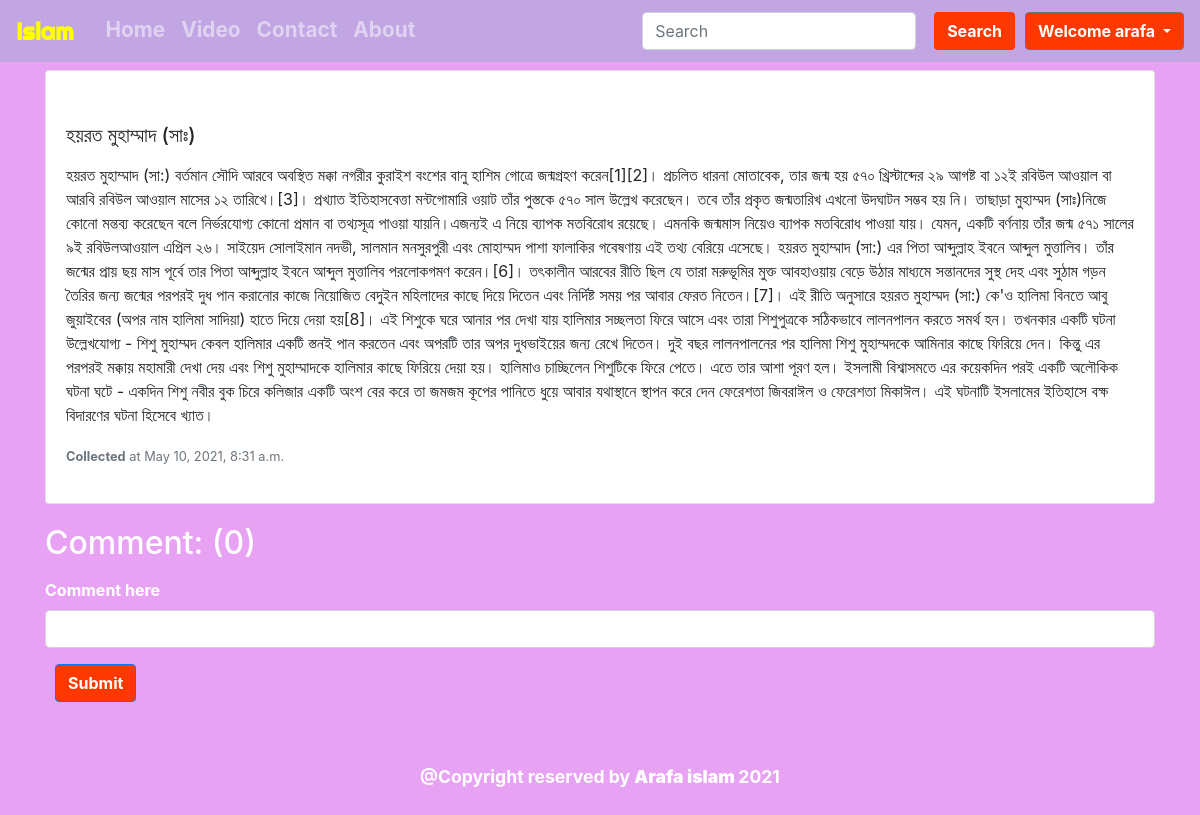
/myapp/post (signed in), run on the app's committed database.
### myapp/models.py (models this page shows, shortened)
class Post(models.Model):
    sno = models.AutoField(primary_key=True)
    title = models.CharField(max_length=300)
    slug = AutoSlugField(populate_from='title', unique_with='sno')
    content = models.TextField()
    author = models.CharField(max_length=25)
    timestamp = models.DateTimeField(default=now,blank=True)

### myapp/views.py (the view)
# urls.py: path('<str:slug>',views.homeviews,name='homeviews')
def homeviews(request,slug):
    post = Post.objects.filter(slug=slug).first()
    comments =BlogComment.objects.filter(post=post)
    context = {"post":post,"comments":comments,"user":request.user}
    return render(request, "homeviews.html",context)

### templates/homeviews.html (shortened to what this page needs)
{% extends 'base.html' %}
{% block body %}
<div class="container  my-1">
    <div class="row">
        <div class="col-sm-12 mt-1 mb-1">
            <div class="card">
                <div class="card-body my-3">
                    <h5 class="card-title my-3">{{post.title}}</h5>
                    <p class="card-text">
                     {{post.content}}
                    </p>
                    <p class="card-text"><small class="text-muted"><b> {{post.author}}</b> at {{post.timestamp}}</small>
                    </p>
                </div>
            </div>
        </div>
    </div>
</div>
{% if user.is_authenticated %}
<div class="container">
<h2 class="mt-3 text-white">Comment: ({{comments.count}})</h2>
<form method="POST" action="/myapp/homeComment">
  <div class="mt-3 text-white font-weight-bold">
    <label for="exampleFormControlTextarea1 ">Comment here</label>
    <input type="text" name="comment" class="form-control"  >
  </div>
<button type="submit" class="btn btn-primary mt-3 mb-3">Submit</button>
</form>
</div>
{% else %}
<div class="container text-white my-4">
<h4>Please login to comment</h4>
</div>
{% endif %}
{% endblock body %}

### templates/base.html (shortened to what this page needs)
<!doctype html>
<html lang="en">
<head>
  <link rel="stylesheet" type="text/css" href="your_website_domain/css_root/flaticon.css">
  <link rel="stylesheet" href="https://cdn.jsdelivr.net/npm/bootstrap@4.5.3/dist/css/bootstrap.min.css"
>
</head>
<body>
  <nav class="navbar sticky-top  navbar-expand-lg navbar-dark py-1">
    <a class="navbar-brand" href="/myapp">Islam</a>
    <div class="collapse ml-2 navbar-collapse" id="navbarSupportedContent">
      <ul class="navbar-nav mr-auto">
        <li class="nav-item {% block homeactive %}{% endblock homeactive %}">
          <a src="/fonts/Dhkblog.jpg" class="nav-link" href="/myapp">Home </a>
        </li>
        <li class="nav-item {% block videoactive %}{% endblock videoactive %}">
          <a class="nav-link" href="video">Video</a>
        </li>
        <li class="nav-item {% block contactactive %}{% endblock contactactive %} ">
          <a class="nav-link" href="contact">Contact</a>
        </li>
        <li class="nav-item {% block aboutactive %}{% endblock aboutactive %}">
          <a class="nav-link" href="about">About</a>
        </li>
      </ul>
      <form class="form-inline">
        <input class="form-control mr-sm-2" type="search" placeholder="Search" aria-label="Search">
        <button class="btn my-2" type="submit">Search</button>
      </form>
      {% if user.is_authenticated %}
      <div class="dropdown">
        <button class="btn btn-secondary dropdown-toggle" type="button" id="dropdownMenuButton" data-toggle="dropdown"
          aria-haspopup="true" aria-expanded="false">
          Welcome {{request.user}}
        </button>
      </div>
      {% endif %}
    </div>
  </nav>
  {% block body %}
  {% endblock body %}
<footer><h6 class="text-center font-weight-bolder text-white m-5">@Copyright reserved by <b class="text" > Arafa islam </b>2021</h6></footer>
</body>
</html>

### templates/base.html (style rules this page uses)
body { background-color: #c309e460; }
.navbar-brand { font-family: 'Righteous', cursive; font-weight: 600!important; }
.btn { background-color: #FF3800; color: white; margin-left: 10px; font-weight: bold; }
.nav-link { font-weight: bold; font-size: 1.3rem; }
.nav-link::after { content: ''; display: block; width: 0; background-color: yellow; height: 3px; transition: width .3s; }
.navbar-brand { font-weight: bold; font-size: 1.5rem; color:yellow!important; }
.navbar { z-index: 100000!important; background-color: #1db89e31; }
h6 { font-size: 1.1rem; }

### data on the page
Post: title "হয়রত মুহাম্মাদ (সাঃ)", content "হয়রত মুহাম্মাদ (সা:) বর্তমান সৌদি আরবে অবস্থিত মক্কা নগরীর কুরাইশ বংশের বানু হাশিম গোত্রে জন্মগ্রহণ করেন[1][2]। প্রচলিত ধারনা মোতাবেক, তার জন্ম হয় ৫৭০ খ্রিস্টাব্দের ২৯ আগষ্ট বা ১২ই রবিউল আওয়াল বা আরবি রবিউল আওয়াল মাসের ১২ তারিখে।[3]। প্রখ্যাত ইতিহাসবেত্তা মন্টগোমারি ওয়াট তাঁর পুস্তকে ৫৭০ সাল উল্লেখ করেছেন। তবে তাঁর প্রকৃত জন্মতারিখ এখনো উদঘাটন সম্ভব হয় নি। তাছাড়া মুহাম্মদ (সাঃ)নিজে কোনো মন্তব্য করেছেন বলে নির্ভরযোগ্য কোনো প্রমান বা তথ্যসূত্র পাওয়া যায়নি।এজন্যই এ নিয়ে ব্যাপক মতবিরোধ রয়েছে। এমনকি জন্মমাস নিয়েও ব্যাপক মতবিরোধ পাওয়া যায়। যেমন, একটি বর্ণনায় তাঁর জন্ম ৫৭১ সালের ৯ই রবিউলআওয়াল এপ্রিল ২৬। সাইয়েদ সোলাইমান নদভী, সালমান মনসুরপুরী এবং মোহাম্মদ পাশা ফালাকির গবেষণায় এই…", author "Collected", timestamp "May 10, 2021, 8:31 a.m."

### other printed values
{{ request.user }} "arafa"
{{ comments.count }} "0"
